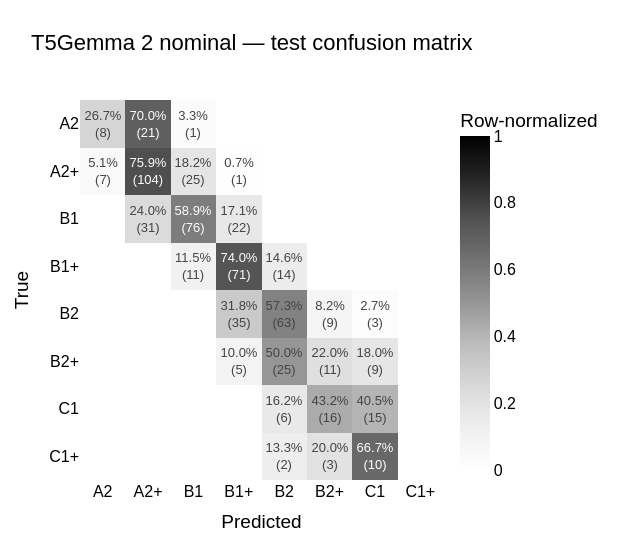

Source (notebook cell):
### Markdown cell above
## Confusion matrix

### Code cell
import plotly.graph_objects as go
from sklearn.metrics import confusion_matrix

counts = confusion_matrix(test_gold, test_preds, labels=list(range(NUM_CLASSES)))
row_sums = counts.sum(axis=1, keepdims=True)
with np.errstate(divide="ignore", invalid="ignore"):
    norm = np.nan_to_num(np.divide(counts, row_sums, where=row_sums != 0))

annot = np.empty_like(counts, dtype=object)
for i in range(NUM_CLASSES):
    for j in range(NUM_CLASSES):
        annot[i, j] = (f"{norm[i, j] * 100:.1f}%<br>({counts[i, j]})"
                       if counts[i, j] else "")

fig = go.Figure(go.Heatmap(
    z=norm, x=LEVELS, y=LEVELS,
    text=annot, texttemplate="%{text}",
    hoverongaps=False,
    colorscale="Greys", zmin=0, zmax=1,
    colorbar=dict(title="Row-normalized"),
))
fig.update_xaxes(title_text="Predicted")
fig.update_yaxes(title_text="True", autorange="reversed")
fig.update_layout(
    title=dict(text="T5Gemma 2 nominal — test confusion matrix"),
    font=dict(family="Arial", size=16, color="black"),
    width=620, height=560,
    margin=dict(l=80, r=100, t=100, b=80),
)
fig.show()

### Figure 1 — Plotly figure (JSON) as saved in the notebook; plotly's stock layout.template omitted (floating-point values rounded to 4 significant figures)
{"data": [{"colorbar": {"title": {"text": "Row-normalized"}}, "colorscale": [[0, "rgb(255,255,255)"], [0.125, "rgb(240,240,240)"], [0.25, "rgb(217,217,217)"], [0.375, "rgb(189,189,189)"], [0.5, "rgb(150,150,150)"], [0.625, "rgb(115,115,115)"], [0.75, "rgb(82,82,82)"], [0.875, "rgb(37,37,37)"], [1, "rgb(0,0,0)"]], "hoverongaps": false, "text": [["26.7%<br>(8)", "70.0%<br>(21)", "3.3%<br>(1)", "", "", "", "", ""], ["5.1%<br>(7)", "75.9%<br>(104)", "18.2%<br>(25)", "0.7%<br>(1)", "", "", "", ""], ["", "24.0%<br>(31)", "58.9%<br>(76)", "17.1%<br>(22)", "", "", "", ""], ["", "", "11.5%<br>(11)", "74.0%<br>(71)", "14.6%<br>(14)", "", "", ""], ["", "", "", "31.8%<br>(35)", "57.3%<br>(63)", "8.2%<br>(9)", "2.7%<br>(3)", ""], ["", "", "", "10.0%<br>(5)", "50.0%<br>(25)", "22.0%<br>(11)", "18.0%<br>(9)", ""], ["", "", "", "", "16.2%<br>(6)", "43.2%<br>(16)", "40.5%<br>(15)", ""], ["", "", "", "", "13.3%<br>(2)", "20.0%<br>(3)", "66.7%<br>(10)", ""]], "texttemplate": "%{text}", "type": "heatmap", "x": ["A2", "A2+", "B1", "B1+", "B2", "B2+", "C1", "C1+"], "y": ["A2", "A2+", "B1", "B1+", "B2", "B2+", "C1", "C1+"], "z": [[0.2667, 0.7, 0.03333, 0.0, 0.0, 0.0, 0.0, 0.0], [0.05109, 0.7591, 0.1825, 0.007299, 0.0, 0.0, 0.0, 0.0], [0.0, 0.2403, 0.5891, 0.1705, 0.0, 0.0, 0.0, 0.0], [0.0, 0.0, 0.1146, 0.7396, 0.1458, 0.0, 0.0, 0.0], [0.0, 0.0, 0.0, 0.3182, 0.5727, 0.08182, 0.02727, 0.0], [0.0, 0.0, 0.0, 0.1, 0.5, 0.22, 0.18, 0.0], [0.0, 0.0, 0.0, 0.0, 0.1622, 0.4324, 0.4054, 0.0], [0.0, 0.0, 0.0, 0.0, 0.1333, 0.2, 0.6667, 0.0]], "zmax": 1, "zmin": 0}], "layout": {"font": {"color": "black", "family": "Arial", "size": 16}, "height": 560, "margin": {"b": 80, "l": 80, "r": 100, "t": 100}, "title": {"text": "T5Gemma 2 nominal — test confusion matrix"}, "width": 620, "xaxis": {"title": {"text": "Predicted"}}, "yaxis": {"autorange": "reversed", "title": {"text": "True"}}}}
